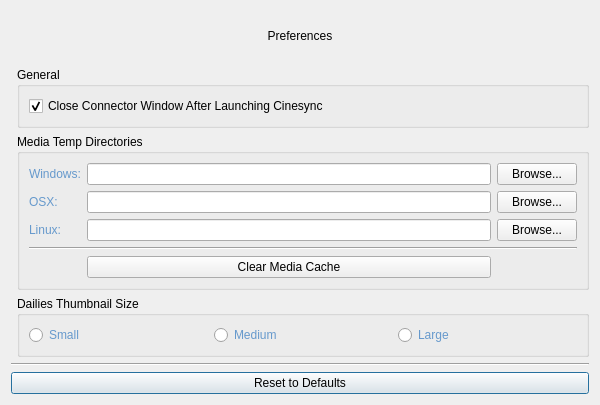
<?xml version="1.0" encoding="UTF-8"?>
<ui version="4.0">
 <class>VTTprefsDialog</class>
 <widget class="QDialog" name="VTTprefsDialog">
  <property name="geometry">
   <rect>
    <x>0</x>
    <y>0</y>
    <width>600</width>
    <height>383</height>
   </rect>
  </property>
  <property name="windowTitle">
   <string>NIM Cinesync Connector Preferences</string>
  </property>
  <layout class="QGridLayout" name="gridLayout_3">
   <item row="5" column="0" colspan="2">
    <widget class="QPushButton" name="resetPushButton">
     <property name="styleSheet">
      <string notr="true">font: 75 10pt &quot;Arial&quot;;</string>
     </property>
     <property name="text">
      <string>Reset to Defaults</string>
     </property>
     <property name="icon">
      <iconset resource="../resources.qrc">
       <normaloff>:/ui/icons/reset.png</normaloff>:/ui/icons/reset.png</iconset>
     </property>
    </widget>
   </item>
   <item row="4" column="0" colspan="2">
    <widget class="Line" name="line_3">
     <property name="orientation">
      <enum>Qt::Horizontal</enum>
     </property>
    </widget>
   </item>
   <item row="0" column="0" colspan="2">
    <widget class="QLabel" name="label">
     <property name="sizePolicy">
      <sizepolicy hsizetype="Preferred" vsizetype="Fixed">
       <horstretch>0</horstretch>
       <verstretch>0</verstretch>
      </sizepolicy>
     </property>
     <property name="minimumSize">
      <size>
       <width>0</width>
       <height>50</height>
      </size>
     </property>
     <property name="maximumSize">
      <size>
       <width>16777215</width>
       <height>50</height>
      </size>
     </property>
     <property name="styleSheet">
      <string notr="true">font: 75 16pt &quot;Arial&quot;;
image: url(:/ui/icons/nimLogo_small.png);
image-position: left;</string>
     </property>
     <property name="text">
      <string>Preferences</string>
     </property>
     <property name="alignment">
      <set>Qt::AlignCenter</set>
     </property>
     <property name="indent">
      <number>-1</number>
     </property>
    </widget>
   </item>
   <item row="2" column="1">
    <widget class="QGroupBox" name="groupBox_2">
     <property name="title">
      <string>Media Temp Directories</string>
     </property>
     <layout class="QGridLayout" name="gridLayout_2">
      <item row="0" column="1">
       <widget class="QLineEdit" name="windowsTempDirLineEdit">
        <property name="readOnly">
         <bool>true</bool>
        </property>
       </widget>
      </item>
      <item row="0" column="0">
       <widget class="QLabel" name="windowsLabel">
        <property name="toolTip">
         <string>This directory is used as a staging area for files before the transfer is initiated.</string>
        </property>
        <property name="styleSheet">
         <string notr="true">font: 75 12pt &quot;Arial&quot;;
color: rgb(102, 153, 204);</string>
        </property>
        <property name="text">
         <string>Windows:</string>
        </property>
       </widget>
      </item>
      <item row="0" column="2">
       <widget class="QPushButton" name="windowsTempDirBut">
        <property name="text">
         <string>Browse...</string>
        </property>
       </widget>
      </item>
      <item row="3" column="0" colspan="3">
       <widget class="Line" name="line">
        <property name="orientation">
         <enum>Qt::Horizontal</enum>
        </property>
       </widget>
      </item>
      <item row="1" column="1">
       <widget class="QLineEdit" name="osxTempDirLineEdit">
        <property name="readOnly">
         <bool>true</bool>
        </property>
       </widget>
      </item>
      <item row="2" column="0">
       <widget class="QLabel" name="linuxLabel">
        <property name="styleSheet">
         <string notr="true">font: 75 12pt &quot;Arial&quot;;
color: rgb(102, 153, 204);</string>
        </property>
        <property name="text">
         <string>Linux:</string>
        </property>
       </widget>
      </item>
      <item row="1" column="2">
       <widget class="QPushButton" name="osxTempDirBut">
        <property name="text">
         <string>Browse...</string>
        </property>
       </widget>
      </item>
      <item row="1" column="0">
       <widget class="QLabel" name="osxLabel">
        <property name="styleSheet">
         <string notr="true">font: 75 12pt &quot;Arial&quot;;
color: rgb(102, 153, 204);</string>
        </property>
        <property name="text">
         <string>OSX:</string>
        </property>
       </widget>
      </item>
      <item row="2" column="1">
       <widget class="QLineEdit" name="linuxTempDirLineEdit">
        <property name="readOnly">
         <bool>true</bool>
        </property>
       </widget>
      </item>
      <item row="2" column="2">
       <widget class="QPushButton" name="linuxTempDirBut">
        <property name="text">
         <string>Browse...</string>
        </property>
       </widget>
      </item>
      <item row="4" column="1">
       <widget class="QPushButton" name="clearMediaBut">
        <property name="styleSheet">
         <string notr="true">font: 75 10pt &quot;Arial&quot;;</string>
        </property>
        <property name="text">
         <string>Clear Media Cache</string>
        </property>
        <property name="icon">
         <iconset resource="../resources.qrc">
          <normaloff>:/ui/icons/filmcamera.png</normaloff>:/ui/icons/filmcamera.png</iconset>
        </property>
       </widget>
      </item>
     </layout>
    </widget>
   </item>
   <item row="3" column="1">
    <widget class="QGroupBox" name="groupBox">
     <property name="title">
      <string>Dailies Thumbnail Size</string>
     </property>
     <layout class="QHBoxLayout" name="horizontalLayout">
      <item>
       <widget class="QRadioButton" name="smallThumbnailRadioButton">
        <property name="styleSheet">
         <string notr="true">font: 75 12pt &quot;Arial&quot;;
color: rgb(102, 153, 204);</string>
        </property>
        <property name="text">
         <string>Small</string>
        </property>
       </widget>
      </item>
      <item>
       <widget class="QRadioButton" name="medThumbnailRadioButton">
        <property name="styleSheet">
         <string notr="true">font: 75 12pt &quot;Arial&quot;;
color: rgb(102, 153, 204);</string>
        </property>
        <property name="text">
         <string>Medium</string>
        </property>
       </widget>
      </item>
      <item>
       <widget class="QRadioButton" name="largeThumbnailRadioButton">
        <property name="styleSheet">
         <string notr="true">font: 75 12pt &quot;Arial&quot;;
color: rgb(102, 153, 204);</string>
        </property>
        <property name="text">
         <string>Large</string>
        </property>
       </widget>
      </item>
     </layout>
    </widget>
   </item>
   <item row="1" column="1">
    <widget class="QGroupBox" name="groupBox_3">
     <property name="title">
      <string>General</string>
     </property>
     <layout class="QVBoxLayout" name="verticalLayout">
      <item>
       <widget class="QCheckBox" name="closeConnectorCheckBox">
        <property name="text">
         <string>Close Connector Window After Launching Cinesync</string>
        </property>
        <property name="checked">
         <bool>true</bool>
        </property>
       </widget>
      </item>
     </layout>
    </widget>
   </item>
  </layout>
 </widget>
 <resources>
  <include location="../resources.qrc"/>
 </resources>
 <connections/>
</ui>
